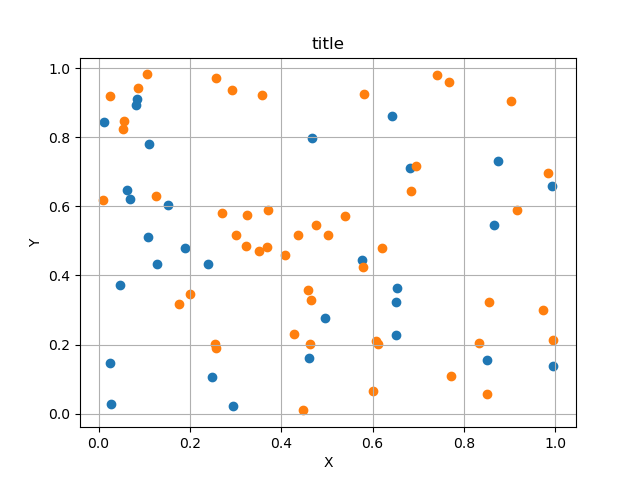

Recreate this plot in Python.
""" p5_18.py """

import matplotlib.pyplot as plt
import numpy as np

pt1_x = np.random.rand(30)
pt1_y = np.random.rand(30)
pt2_x = np.random.rand(50)
pt2_y = np.random.rand(50)

fig, ax = plt.subplots()
ax.scatter(pt1_x, pt1_y)
ax.scatter(pt2_x, pt2_y)
ax.set_title("title")
ax.set_xlabel("X")
ax.set_ylabel("Y")
plt.grid(True)
# plt.show()
plt.savefig("p5_18.png")
